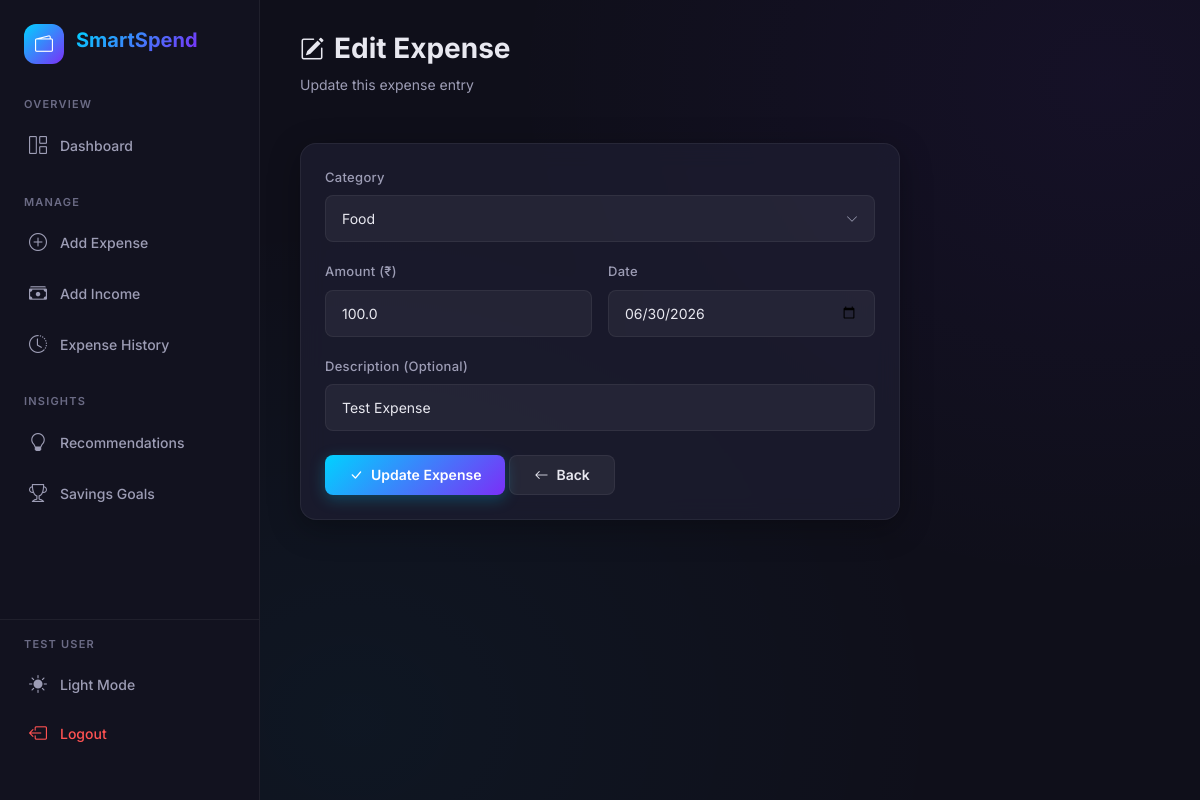
Screenshot of /edit-expense/3 (signed in) with the database file from the repository.
### tables this page shows
CREATE TABLE expenses (
            id INTEGER PRIMARY KEY AUTOINCREMENT,
            user_id INTEGER NOT NULL,
            category TEXT NOT NULL,
            amount REAL NOT NULL,
            description TEXT,
            date DATE NOT NULL,
            created_at TIMESTAMP DEFAULT CURRENT_TIMESTAMP,
            FOREIGN KEY (user_id) REFERENCES users(id) ON DELETE CASCADE
        );

### app.py (the view, shortened to what this page needs)
@app.route('/edit-expense/<int:expense_id>', methods=['GET', 'POST'])
@login_required
def edit_expense(expense_id):
    user_id = session['user_id']
    expense = db.get_expense_by_id(expense_id, user_id)
    if not expense:
        flash('Expense not found.', 'danger')
        return redirect(url_for('expenses'))
    return render_template('edit_expense.html', expense=expense,
                           categories=CATEGORIES, category_icons=CATEGORY_ICONS)

### app.py (called while the page is built)
def login_required(f):
    @wraps(f)
    def decorated_function(*args, **kwargs):
        if 'user_id' not in session:
            flash('Please log in to access this page.', 'warning')
            return redirect(url_for('login'))
        return f(*args, **kwargs)
    return decorated_function

### database.py (called while the page is built)
def get_db():
    conn = sqlite3.connect(DATABASE)
    conn.row_factory = sqlite3.Row
    conn.execute("PRAGMA foreign_keys = ON")
    return conn

def get_expense_by_id(expense_id, user_id):
    conn = get_db()
    row = conn.execute(
        'SELECT * FROM expenses WHERE id = ? AND user_id = ?',
        (expense_id, user_id)
    ).fetchone()
    conn.close()
    return row

### templates/edit_expense.html (shortened to what this page needs)
{% extends "base.html" %}
{% block content %}
<div class="page-header">
    <div>
        <h1><i class="bi bi-pencil-square" style="margin-right: 10px; font-size: 24px;"></i>Edit Expense</h1>
        <p class="subtitle">Update this expense entry</p>
    </div>
</div>
<div class="card form-card">
    <form method="POST" action="{{ url_for('edit_expense', expense_id=expense['id']) }}"
          onsubmit="return validateExpenseForm(this)">
        <div class="form-group">
            <label for="category">Category</label>
            <select class="form-control" id="category" name="category" required>
                {% for cat in categories %}
                <option value="{{ cat }}" {% if expense['category'] == cat %}selected{% endif %}>
                    {{ cat }}
                </option>
                {% endfor %}
            </select>
        </div>
        <div class="form-row">
            <div class="form-group">
                <label for="amount">Amount (₹)</label>
                <input type="number" class="form-control" id="amount" name="amount"
                       value="{{ expense['amount'] }}" step="0.01" min="0.01" required>
            </div>
            <div class="form-group">
                <label for="date">Date</label>
                <input type="date" class="form-control" id="date" name="date"
                       value="{{ expense['date'] }}" required>
            </div>
        </div>
        <div class="form-group">
            <label for="description">Description (Optional)</label>
            <input type="text" class="form-control" id="description" name="description"
                   value="{{ expense['description'] or '' }}"
                   placeholder="e.g., Lunch at cafe, Uber ride...">
        </div>
        <div class="d-flex gap-1" style="margin-top: 24px;">
            <button type="submit" class="btn btn-primary">
                <i class="bi bi-check-lg"></i> Update Expense
            </button>
            <a href="{{ url_for('expenses') }}" class="btn btn-secondary">
                <i class="bi bi-arrow-left"></i> Back
            </a>
        </div>
    </form>
</div>
{% endblock %}

### static/css/style.css (style rules this page uses)
:root { --bg-primary: #0f0f1a; --bg-secondary: #1a1a2e; --bg-card: rgba(30, 30, 50, 0.7); --bg-card-solid: #1e1e32; --bg-sidebar: #12121f; --bg-input: rgba(255, 255, 255, 0.05); --text-primary: #e8e8f0; --text-secondary: #9d9db5; --text-muted: #6b6b85; --accent-gradient: linear-gradient(135deg, #00d2ff, #7b2ff7); --accent-teal: #00d2ff; --accent-purple: #7b2ff7; --accent-green: #00e676; --accent-red: #ff5252; --accent-yellow: #ffd740; --accent-orange: #ff9100; --border-color: rgba(255, 255, 255, 0.06); --shadow-glow: 0 0 30px rgba(0, 210, 255, 0.08); --shadow-card: 0 8px 32px rgba(0, 0, 0, 0.3); --radius-sm: 8px; --radius-md: 12px; --radius-lg: 16px; --radius-xl: 20px; --sidebar-width: 260px; --topbar-height: 70px; --transition-fast: 0.2s cubic-bezier(0.4, 0, 0.2, 1); --transition-smooth: 0.35s cubic-bezier(0.4, 0, 0.2, 1); }
*, *::before, *::after { margin: 0; padding: 0; box-sizing: border-box; }
html { scroll-behavior: smooth; }
body { font-family: 'Inter', -apple-system, BlinkMacSystemFont, sans-serif; background: var(--bg-primary); color: var(--text-primary); min-height: 100vh; overflow-x: hidden; -webkit-font-smoothing: antialiased; }
.form-group { margin-bottom: 20px; }
.form-group label { display: block; margin-bottom: 8px; font-size: 13px; font-weight: 500; color: var(--text-secondary); letter-spacing: 0.3px; }
.form-control { width: 100%; padding: 12px 16px; background: var(--bg-input); border: 1px solid var(--border-color); border-radius: var(--radius-sm); color: var(--text-primary); font-family: 'Inter', sans-serif; font-size: 14px; transition: var(--transition-fast); outline: none; }
.form-control::placeholder { color: var(--text-muted); }
select.form-control { appearance: none; background-repeat: no-repeat; background-position: right 16px center; padding-right: 40px; }
select.form-control option { background: var(--bg-card-solid); color: var(--text-primary); }
.btn { display: inline-flex; align-items: center; justify-content: center; gap: 8px; padding: 12px 24px; border: none; border-radius: var(--radius-sm); font-family: 'Inter', sans-serif; font-size: 14px; font-weight: 600; cursor: pointer; transition: var(--transition-fast); text-decoration: none; line-height: 1; }
.btn-primary { background: var(--accent-gradient); color: #fff; box-shadow: 0 4px 15px rgba(0, 210, 255, 0.25); }
.btn-secondary { background: rgba(255, 255, 255, 0.06); color: var(--text-primary); border: 1px solid var(--border-color); }
.page-header { display: flex; align-items: center; justify-content: space-between; margin-bottom: 32px; }
.page-header h1 { font-size: 28px; font-weight: 700; color: var(--text-primary); }
.page-header .subtitle { color: var(--text-secondary); font-size: 14px; margin-top: 4px; }
.card { background: var(--bg-card); backdrop-filter: blur(12px); -webkit-backdrop-filter: blur(12px); border: 1px solid var(--border-color); border-radius: var(--radius-lg); padding: 24px; box-shadow: var(--shadow-card); transition: var(--transition-smooth); }
.form-card { max-width: 600px; }
.form-row { display: grid; grid-template-columns: 1fr 1fr; gap: 16px; }
.d-flex { display: flex; }
.gap-1 { gap: 8px; }

### rows the page displays
expenses: category "Food", amount "100.0", date "06/30/2026", description "Test Expense"

### other values shown
{{ session.get('user_name', 'User') }} "TEST USER"
